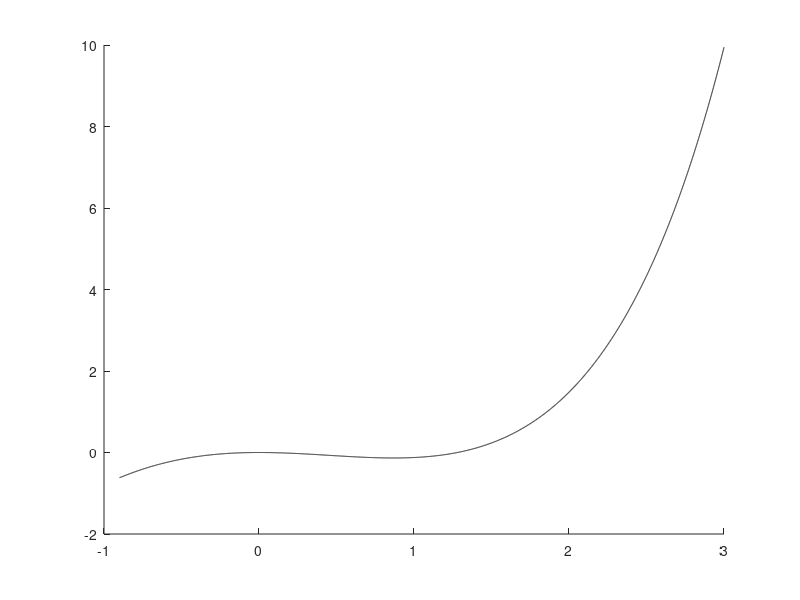

Reproduce this figure in MATLAB. (Note: this script raises an error after producing the figure.)
%% Esercizio 1

a = 0.1;
b = 2;

f = @(x) exp(1).^x - x.^2 - sin(x) -1;

xplot = linspace(a-1,b+1,10000);
yplot = f(xplot);
hold on
plot(xplot,yplot,'k-')

toll = 1e-8;

[x, nit] = bisezione(f,a,b,toll);
disp(x)
plot (x,f(x),'o')
hold off;

%% Esercizio 2 a
clear;
clc;

a = -1;
b = 5;
toll = 1e-5;
f = @(x) exp(1).^(-x) -sin(x);

xplot = linspace(a,b,10000);
yplot = f(xplot);

hold on;
plot(xplot,yplot,'k-')

[alfa1,nit1] = bisezione(f,a,1,toll);
[alfa2,nit2] = bisezione(f,1,b,toll);

disp(alfa1)
disp(alfa2)
plot(alfa1,f(alfa1),'o');
plot(alfa2,f(alfa2),'o')
hold off;

%% Esercizio 2 b
clear;
clc;

a = -1;
b = 2;
toll = 1e-5;

f = @(x) (5.*x.^3 - 8.^2 + x +2).*sin(x);

xplot = linspace(a,b,10000);
yplot = f(xplot);
hold on;
plot(xplot,yplot,'k-')

[alfa1, nit1] = bisezione(f,a,b,toll);
y1 = f(alfa1);
plot(alfa1,y1,'o');

hold off

%% Esercizio 3
clear;
clc;

f = @(x) x.^2 -7;
f1 = @(x) 2.*x;

x_0 = 10;
toll = 10e-12;
nitmax = 200;

[x1,nit] = newton(f,f1,x_0,toll,nitmax);
disp(x1)

%% Esercizio 4 -a
clear;
clc;
a = -1;
b = 5;

toll = 1e-6;
nitmax = 100;

f = @(x) exp(1).^(-x) .* sin(x);
f1 = @(x) exp(1).^(-x).*cos(x) - exp(1).^(-x).*sin(x);

xplot = linspace(a,b,1000);
yplot = f(xplot);

[alfa1, nit1] = newton(f,f1,a,toll,nitmax);
y1 = f(alfa1);
[alfa2, nit2] = newton(f,f1,b,toll,nitmax);
y2 = f(alfa2);

hold on;
plot(xplot,yplot,'k-')
plot(alfa1,y1,'o',alfa2,y2,'o')


%% Esercizio 5
clear;
clc;

f = @(x) atan(x);

f1 = @(x) 1./(x.^2 +1);

a = -15;
b = 20;

x0 = 20;
toll = 1e-12;

xplot = linspace(-15,20,10000);
yplot = f(xplot);
hold on
plot(xplot,yplot,'k-')

[alfa, nit] = bisezione(f,a,b,toll);
[alfa1,nit2] = newton(f,f1,x0,toll,100);

disp(alfa1)
plot(alfa,f(alfa),'bo')
plot(alfa1,f(alfa1),'ro')

hold off

%% Esercizio 5 b
clear;
clc;

f = @(x) atan(x);

f1 = @(x) 1./(x.^2 +1);

a = -15;
b = 20;
toll = 0.001;

xplot = linspace(-15,20,10000);
yplot = f(xplot);
hold on
plot(xplot,yplot,'k-')

[alfa, ~] = bisezione(f,a,b,toll);

toll = 1e-12;

[alfa, ~] = newton(f,f1,alfa,toll,100);

plot(alfa,f(alfa),'o')

%% Esercizio 6 - a
clear;
clc;

f = @(t,y) -2.*t.*y.^2;
y0 = 1;

t0 = 0;
tmax = 2;

[T, U] = ode45(f, [t0 tmax],y0);

truef = @(t) 1./(1+t.^2);
xplot = linspace(t0,tmax,1000);
yplot = truef(xplot);

hold on;
plot(xplot,yplot,'k-');
plot(T,U,'ro')

truevalues = truef(T);
infnorm = norm(truevalues-U,inf);
disp(infnorm)


%% Esercizio 6 - b
clear;
clc;
f = @(t,y) -25*y;

t0 = 0;
tmax = 2;
y0 = 1;

[T, U] = ode45(f, [t0 tmax],y0);

truef = @(t) exp(-25*t);
xplot = linspace(t0,tmax,1000);
yplot = truef(xplot);

hold on;
plot(xplot,yplot,'k-');
plot(T,U,'ro')

truevalues = truef(T);
infnorm = norm(truevalues-U,inf);
disp(infnorm)

%% Esempio 1
clear;
clc;

F = @(t,y) [-2*y(2)+2*t; -y(1)+y(2)+1-t];
t0 = 0;
tmax = 3;
y0_1 = 2;
y0_2 = 1;

[T,Y]=ode45(F,[t0,tmax],[y0_1, y0_2]);

figure(1)
plot(T,2*exp(-T),'g',T,exp(-T)+T,'m')
title('soluzione esatta')
figure(2)
plot(T,Y(:,1),'r',T,Y(:,2),'b')
title('soluzione numerica')

%% Esercizi di riepilogo 1
clear;
clc;

% Si approssimi la radice α di f nell’intervallo [0, 5] utilizzando la function
% di Matlab fzero.
format long e;
f = @(x) x - (1./(sin(x)+2));

xplot = linspace(0,5,10000);
yplot = f(xplot);
hold on;
plot(xplot,yplot,'k-')

[x,y] = fzero(f,[0,5]);
disp(x)

%Si approssimi la radice α di f nell’intervallo [0, 5] utilizzando il metodo
% di bisezione con tolleranza 1e-8.

f = @(x) x - (1./(sin(x)+2));
toll = 1e-8;

[x1,~] = bisezione(f,0,5,toll);
disp(abs(x-x1))

% Si approssimi la radice α di f nell’intervallo [0, 5] utilizzando il metodo
% di Newton con tolleranza 1e-8 e numero massimo di iterazioni 200 a
% partire dal punto iniziale x0 = 2

f = @(x) x - (1./(sin(x)+2));
f1 =@(x) (cos(x))./(sin(x)+2).^2 +1;
toll = 1e-8;
nitmax = 200;
x0 = 2;

[x2,nit] = newton(f,f1,x0,toll,nitmax);
disp(x2)
disp(x)
disp(abs(x-x2))

%% Esercizio 2
clear;
clc;
format long;
f = @(x) 2*x.^2 - (1/(cos(x.^2)+3));
df = @(x) 4.*x - (2.*x.*sin(x.^2))/(cos(x.^2)+3).^2;
a = 0;
b = 5;

[x,y] = fzero(f,[0,5]);
disp(x)

toll = 1e-2;
[x0,nit] = bisezione(f,0,5,toll);

disp(x0);
disp(nit)

toll = 1e-6;
nitmax = 200;
[x1,nit] = newton(f,df,x0,toll,nitmax);

disp(x1)
disp(nit)

err = abs(x-x1);
disp(err)

%% Esercizio 3
clear;
clc;
format short e;

% Definizione del problema
f = @(t,y) (cos(2*pi*t) - 4*t.^2).*y;
t0 = 0;
tmax = 5;
y0 = 4;

[T, Y] = ode45(f, [t0, tmax], y0);

Ymax = max(Y);
disp('Ymax =');
disp(Ymax);

ftrue = @(t) 4 * exp((1/(2*pi))*sin(2*pi*t) - (4/3)*t.^3);
ytrue = ftrue(T);

err = norm(ytrue - Y) / norm(ytrue);
disp('err =');
disp(err);

I_t = trapz(T,Y);
I_e = integral(ftrue,t0,tmax);

err = abs(I_e-I_t)/abs(I_e);

disp(I_t)
disp(err)
